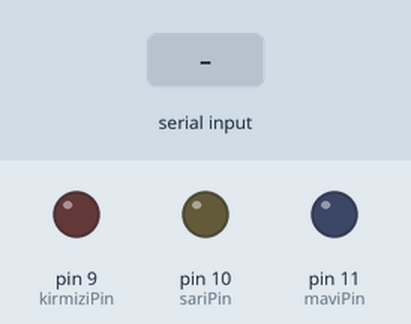
Bench run of a sketch on a simulated Arduino Uno, built with avr-gcc and run on an emulated ATmega328P. On the bench: output pins drawn as LEDs (lit = HIGH). The test bench sets the inputs (shaded band).

Above: at 1.2 s.
1.3 s: "s" received over Serial
At 2.1 s:
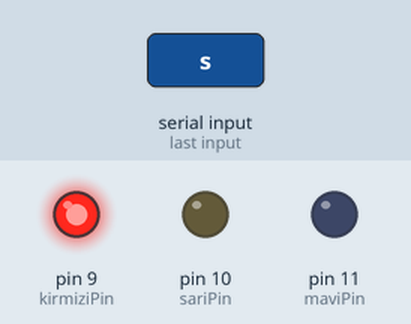
2.8 s: "y" received over Serial
At 3.2 s:
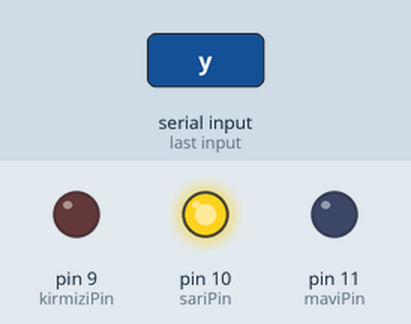
4.3 s: "m" received over Serial
At 5.5 s:
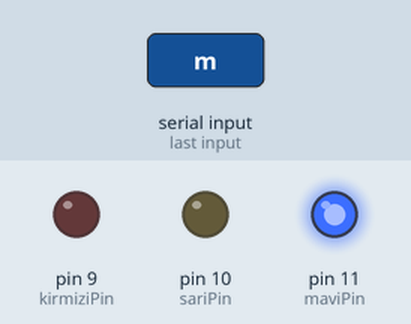
5.8 s: "1" received over Serial
At 6.7 s:
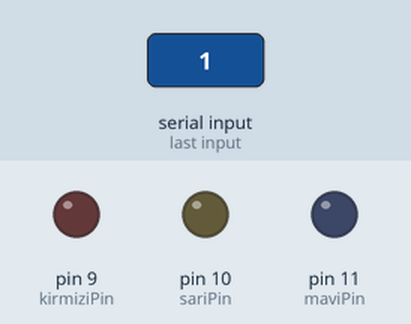
Timing chart, 0 to 8.3 s (numbered marks = the images above; inputs shaded):
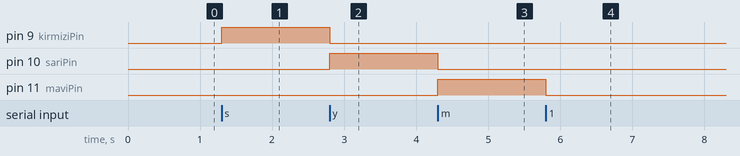

The sketch:

Bluettoth_Module.ino
```cpp
char veri;
int kirmiziPin = 9;
int sariPin = 10;
int maviPin = 11;
void setup() {
  Serial.begin(9600);
  pinMode(kirmiziPin,OUTPUT);
  pinMode(sariPin,OUTPUT);
  pinMode(maviPin,OUTPUT);
}
void loop() {
  if(Serial.available()>0){
    veri = Serial.read();
  }
  if(veri == 's'){
    digitalWrite(kirmiziPin,HIGH);
    digitalWrite(sariPin,LOW);
    digitalWrite(maviPin,LOW);

  }
  else if(veri == 'y'){
    digitalWrite(kirmiziPin,LOW);
    digitalWrite(sariPin,HIGH);
    digitalWrite(maviPin,LOW);

  }
  else if(veri == 'm'){
    digitalWrite(kirmiziPin,LOW);
    digitalWrite(sariPin,LOW);
    digitalWrite(maviPin,HIGH);

  }
  else{
    digitalWrite(kirmiziPin,LOW);
    digitalWrite(sariPin,LOW);
    digitalWrite(maviPin,LOW);
  }
}
```

Measured:
- after the input at 1.3 s, pin 9 (kirmiziPin): LOW → HIGH at once
- after the input at 2.8 s, pin 9 (kirmiziPin): HIGH → LOW at once; pin 10 (sariPin): LOW → HIGH at once
- after the input at 4.3 s, pin 10 (sariPin): HIGH → LOW at once; pin 11 (maviPin): LOW → HIGH at once
- after the input at 5.8 s, pin 11 (maviPin): HIGH → LOW at once
